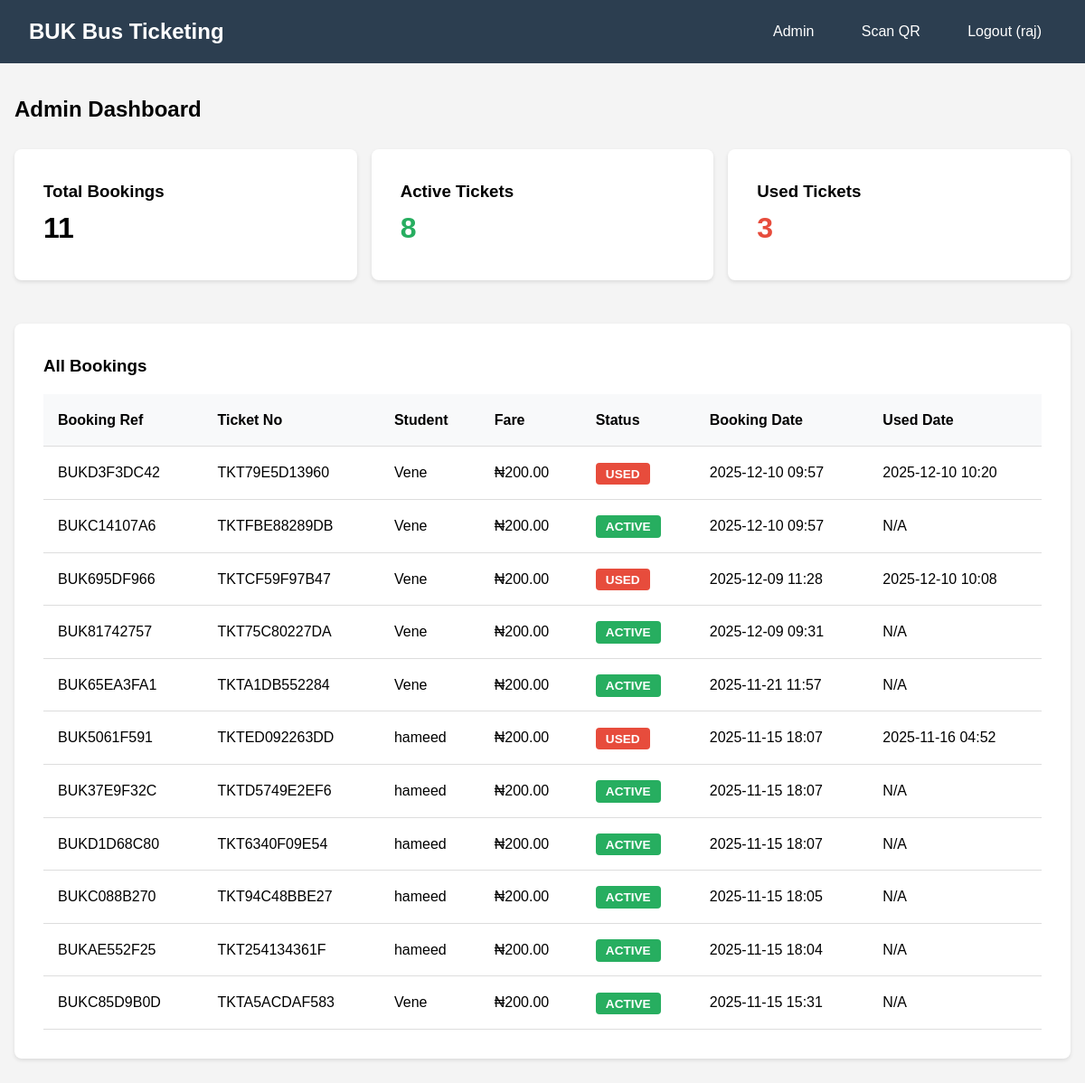
Before: /admin-dashboard/ (signed in) with the older database file.
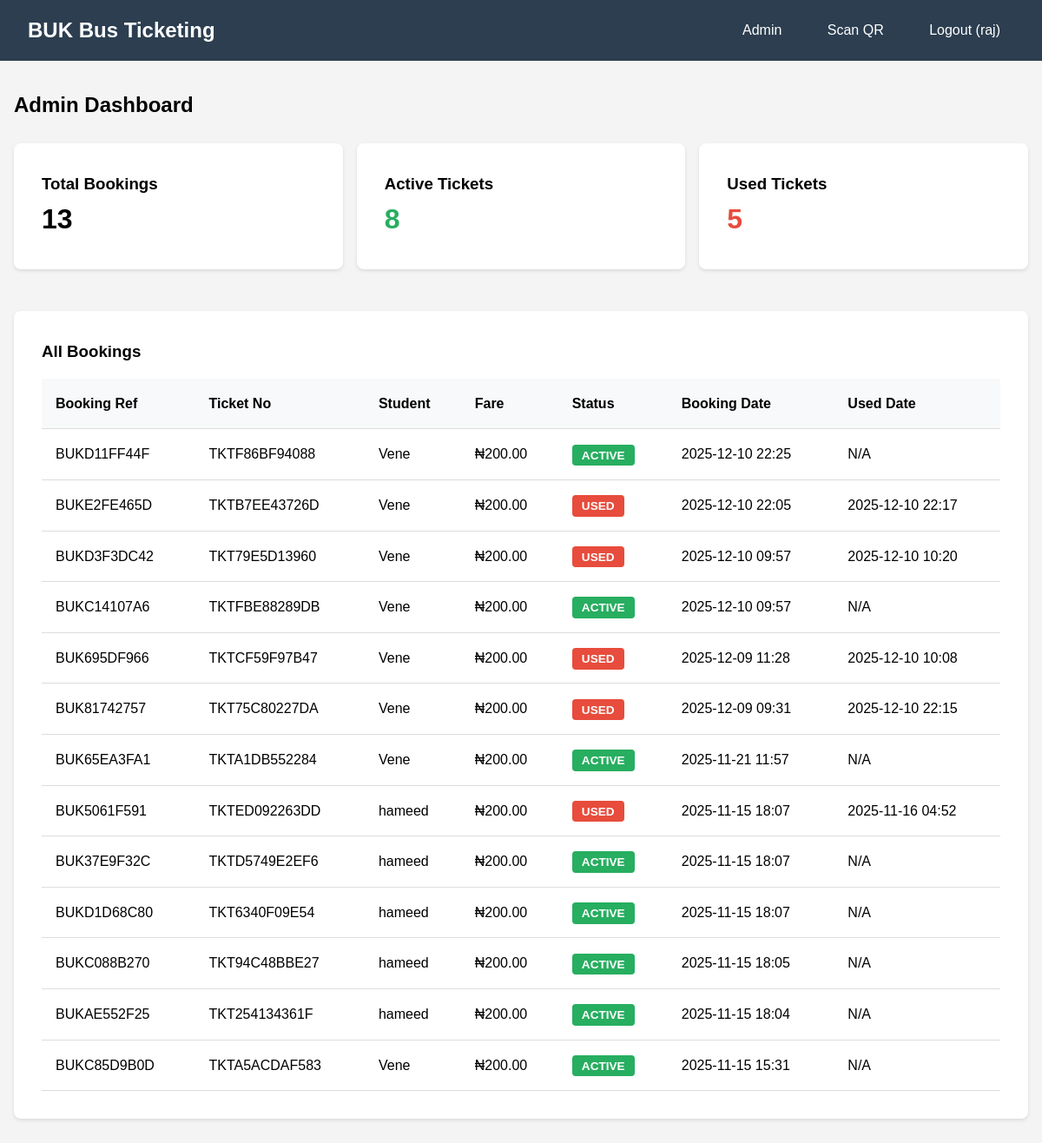
After: the same page with the newer database file.
### tickets/models.py (models this page shows, shortened)
class Booking(models.Model):
    STATUS_CHOICES = (
        ('ACTIVE', 'Active'),
        ('USED', 'Used'),
        ('EXPIRED', 'Expired'),
    )
    user = models.ForeignKey(User, on_delete=models.CASCADE, related_name='bookings')
    booking_reference = models.CharField(max_length=20, unique=True, editable=False)
    ticket_number = models.CharField(max_length=20, unique=True, editable=False)
    fare = models.DecimalField(max_digits=10, decimal_places=2, default=200.00)
    status = models.CharField(max_length=10, choices=STATUS_CHOICES, default='ACTIVE')
    qr_code = models.ImageField(upload_to='qr_codes/', blank=True)
    booking_date = models.DateTimeField(auto_now_add=True)
    used_date = models.DateTimeField(null=True, blank=True)
    class Meta:
        ordering = ['-booking_date']

### tickets/views.py (the view)
# urls.py: path('admin-dashboard/', views.admin_dashboard, name='admin_dashboard'),
@login_required
def admin_dashboard(request):
    if not request.user.is_staff:
        messages.error(request, 'Access denied. Staff only.')
        return redirect('tickets:dashboard')
    all_bookings = Booking.objects.all()
    active_bookings = all_bookings.filter(status='ACTIVE').count()
    used_bookings = all_bookings.filter(status='USED').count()
    context = {
        'all_bookings': all_bookings,
        'active_bookings': active_bookings,
        'used_bookings': used_bookings,
    }
    return render(request, 'tickets/admin_dashboard.html', context)

### tickets/templates/tickets/admin_dashboard.html
{% extends 'tickets/base.html' %}
{% block content %}
<h2 style="margin-bottom: 1.5rem;">Admin Dashboard</h2>
<div style="display: grid; grid-template-columns: repeat(auto-fit, minmax(250px, 1fr)); gap: 1rem; margin-bottom: 2rem;">
    <div class="card">
        <h3>Total Bookings</h3>
        <p style="font-size: 2rem; font-weight: bold;">{{ all_bookings.count }}</p>
    </div>
    <div class="card">
        <h3>Active Tickets</h3>
        <p style="font-size: 2rem; font-weight: bold; color: #27ae60;">{{ active_bookings }}</p>
    </div>
    <div class="card">
        <h3>Used Tickets</h3>
        <p style="font-size: 2rem; font-weight: bold; color: #e74c3c;">{{ used_bookings }}</p>
    </div>
</div>
<div class="card">
    <h3 style="margin-bottom: 1rem;">All Bookings</h3>
    {% if all_bookings %}
        <table>
            <tr>
                <th>Booking Ref</th>
                <th>Ticket No</th>
                <th>Student</th>
                <th>Fare</th>
                <th>Status</th>
                <th>Booking Date</th>
                <th>Used Date</th>
            </tr>
            {% for booking in all_bookings %}
            <tr>
                <td>{{ booking.booking_reference }}</td>
                <td>{{ booking.ticket_number }}</td>
                <td>{{ booking.user.username }}</td>
                <td>₦{{ booking.fare }}</td>
                <td>
                    {% if booking.status == 'ACTIVE' %}
                        <span class="badge badge-success">{{ booking.status }}</span>
                    {% else %}
                        <span class="badge badge-danger">{{ booking.status }}</span>
                    {% endif %}
                </td>
                <td>{{ booking.booking_date|date:"Y-m-d H:i" }}</td>
                <td>{{ booking.used_date|date:"Y-m-d H:i"|default:"N/A" }}</td>
            </tr>
            {% endfor %}
        </table>
    {% else %}
        <p>No bookings yet.</p>
    {% endif %}
</div>
{% endblock %}

Changed rows visible on the page:
added Booking: booking_reference "BUKD11FF44F", ticket_number "TKTF86BF94088", user.username "Vene", fare "200.00", status "ACTIVE", booking_date "2025-12-10 22:25", used_date "N/A"
added Booking: booking_reference "BUKE2FE465D", ticket_number "TKTB7EE43726D", user.username "Vene", fare "200.00", status "USED", booking_date "2025-12-10 22:05", used_date "2025-12-10 22:17"
changed Booking "BUK81742757": used_date "N/A" → "2025-12-10 22:15"; status "ACTIVE" → "USED"
Other visible differences:
{{ all_bookings.count }}: "11" → "13"
{{ used_bookings }}: "3" → "5"
